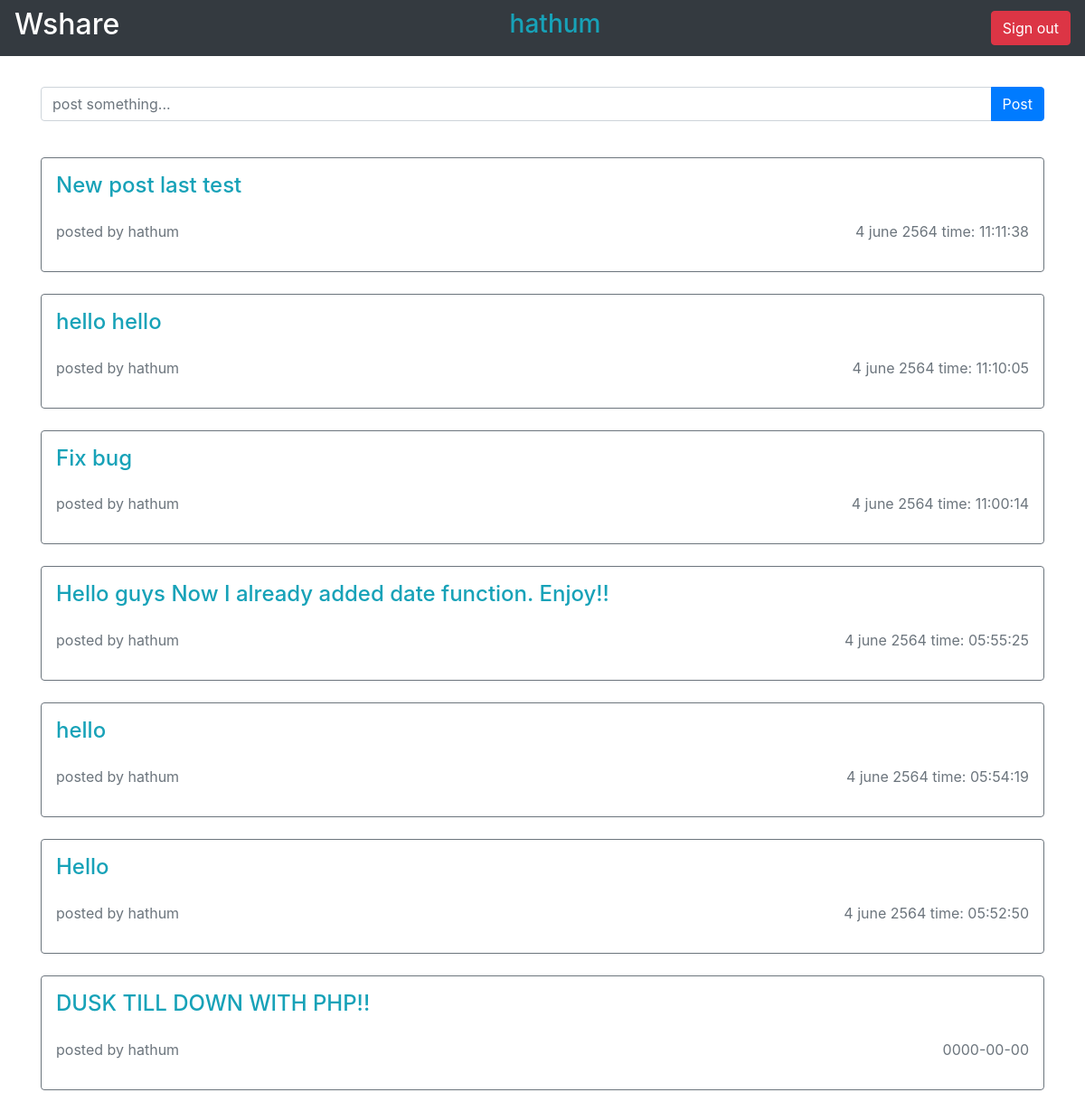
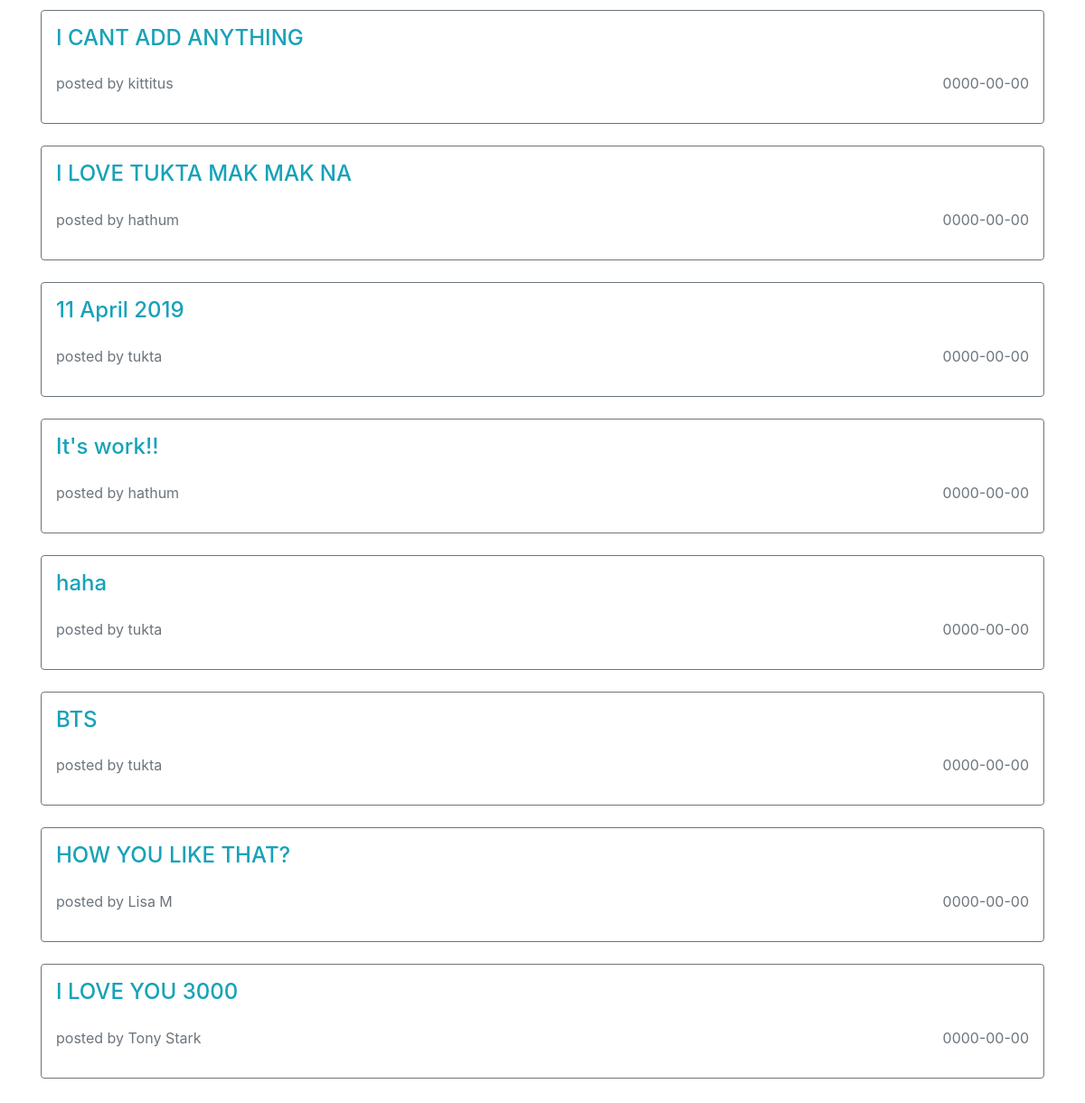
The app's page /index.php (signed in) with its own data (2 pictures, top to bottom).
### tables this page shows
CREATE TABLE `post` (
  `id` int(11) NOT NULL,
  `topic` varchar(255) NOT NULL,
  `username` varchar(100) NOT NULL,
  `comment` varchar(255) NOT NULL,
  `date_create` varchar(100) NOT NULL
);

### index.php (the view, shortened to what this page needs)
<!DOCTYPE html>
<html lang="en">
<head>
    <link rel="stylesheet" href="https://maxcdn.bootstrapcdn.com/bootstrap/4.5.2/css/bootstrap.min.css">
</head>
<body>
    <nav class="navbar navbar-expand-sm bg-dark navbar-dark fixed-top text-white justify-content-between">
        <h2>Wshare</h2>
        <?php if (isset($_SESSION['username'])) : ?>
            <h3 class="text-info"><?php echo $_SESSION['username']; ?></h3>
            <a href="index.php?logout='1'" class="btn btn-danger">Sign out</a>
        <?php endif ?>
    </nav>
    <div class="container d-flex-column pt-5">
        <form action="feed_db.php" method="post" class="pt-5">
            <div class="input-group mb-3">
                <input placeholder="post something..." name="textpost" class="form-control"></input>
                <div class="input-group-append">
                    <button type="submit" name="post" class="btn btn-primary">Post</button>
                </div>
            </div>
        </form>
        <?php
            require('connect.php');
            $sql = 'SELECT `id`,`topic`, `username`, `date_create` FROM post ORDER BY id DESC';
            $objQuery = mysqli_query($conn, $sql);
        ?>
        <div name="postContainer d-flex pt-3">
            <?php while($objResult = mysqli_fetch_array($objQuery)) { ?>
            <a class="p-5 text-decoration-none" href="comment.php?role=<?php echo $objResult["topic"]?>&own=<?php echo $objResult["username"]?>">
                <div class="thispost border border-secondary p-3 rounded">
                    <h4 class="text-info" name="topicPost" class="topicPost"><?php echo $objResult["topic"]; ?></h4>
                    <div class="d-flex justify-content-between pt-3 text-muted">
                        <p>posted by <?php echo $objResult["username"]; ?></p>
                        <p><?php echo $objResult["date_create"];?></p>
                    </div>
                </div>
            </a>
            <?php
            }?>
        </div>
    </div>
</body>
</html>

### records on screen
post: topic "New post last test", username "hathum", date_create "4 june 2564 time: 11:11:38"
post: topic "hello hello", username "hathum", date_create "4 june 2564 time: 11:10:05"
post: topic "Fix bug", username "hathum", date_create "4 june 2564 time: 11:00:14"
post: topic "Hello guys Now I already added date function. Enjoy!!", username "hathum", date_create "4 june 2564 time: 05:55:25"
post: topic "hello", username "hathum", date_create "4 june 2564 time: 05:54:19"
post: topic "Hello", username "hathum", date_create "4 june 2564 time: 05:52:50"
post: topic "DUSK TILL DOWN WITH PHP!!", username "hathum", date_create "0000-00-00"
post: topic "I CANT ADD ANYTHING", username "kittitus", date_create "0000-00-00"
post: topic "I LOVE TUKTA MAK MAK NA", username "hathum", date_create "0000-00-00"
post: topic "11 April 2019", username "tukta", date_create "0000-00-00"
post: topic "It's work!!", username "hathum", date_create "0000-00-00"
post: topic "haha", username "tukta", date_create "0000-00-00"
post: topic "BTS", username "tukta", date_create "0000-00-00"
post: topic "HOW YOU LIKE THAT?", username "Lisa M", date_create "0000-00-00"
post: topic "I LOVE YOU 3000", username "Tony Stark", date_create "0000-00-00"

### other values on screen
$_SESSION['username'] "hathum"
